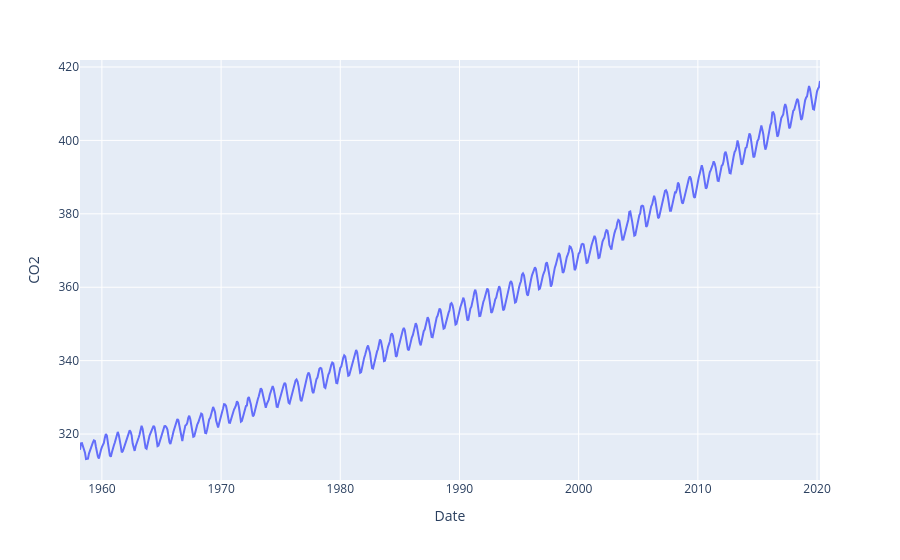

Source (notebook cell):
### Markdown cell above
### データの概観

### Code cell
# グラフの表示のために，plotly.express ライブラリをインポートする
import plotly.express as px

# co2 の内容をグラフで表示
display(px.line(co2, x="Date", y="CO2"))

### Figure 1 — Plotly figure (JSON) as saved in the notebook; plotly's stock layout.template omitted (floating-point values rounded to 4 significant figures; data arrays with more than 128 entries replaced by an {"elided": "..."} marker saying what was removed)
{"data": [{"hovertemplate": "Date=%{x}<br>CO2=%{y}<extra></extra>", "legendgroup": "", "line": {"color": "#636efa", "dash": "solid"}, "marker": {"symbol": "circle"}, "mode": "lines", "name": "", "orientation": "v", "showlegend": false, "type": "scatter", "x": {"elided": "741 str values"}, "xaxis": "x", "y": {"elided": "741 float values"}, "yaxis": "y"}], "layout": {"legend": {"tracegroupgap": 0}, "margin": {"t": 60}, "xaxis": {"anchor": "y", "domain": [0, 1], "title": {"text": "Date"}}, "yaxis": {"anchor": "x", "domain": [0, 1], "title": {"text": "CO2"}}}}
